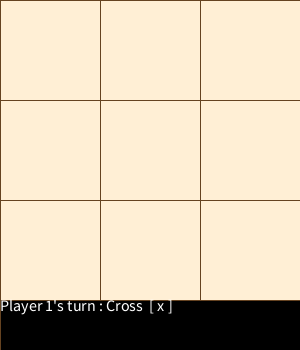
Frame 1 (no input)
Frame 60 (the mouse pressed at the canvas centre just before this capture): identical to frame 1, image omitted
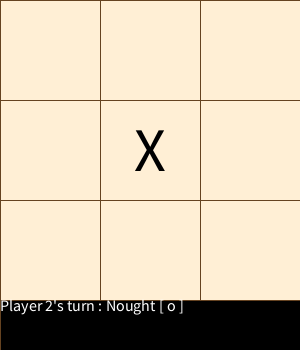
Frame 120 (the mouse held since frame 60 and released just before this capture)

The Processing sketch that drew these frames (run headless with seeded random() and noise(); from frame 60 on, the mouse is pressed at the canvas centre):

// Processing sketch: TicTacToe
// ── TicTacToe.pde
UI ui;
State state;
Player player1;
Player player2;
int turn;
boolean play = true;
int[][] result;
int who_won = -1;
boolean end = false;
boolean dont_loop = false;

void settings(){
  size(3*(UI.block_size), 7*(UI.block_size)/2);
}

void setup(){
  result = new int[2][3];
  for(int i=0;i<2;i++)
    for(int j=0;j<3;j++)
      result[i][j] = -1;
    
  ui = new UI();
  state = new State();
  int init_symbol = int(random(2));
  
  if(init_symbol == 1){
    player1 = new Player('x');
    player2 = new Player('o');
  }
  else{
    player1 = new Player('o');
    player2 = new Player('x');
  }
  turn = 1;
}

void draw(){
  if(!dont_loop){
    if(play){
      play = false;
      ui.display(state);
      state.print_me();
      if(end){
        dont_loop = true;
      }
    }
  }
}

void mousePressed(){
  
  int i,j;
  i = mouseX/UI.block_size;
  j = mouseY/UI.block_size;
  
  if(state.board[i][j] != 'b'){
  }
  else{  
    if(turn==1){
      player1.move(i,j);
      turn = 2;
    }
    else{
      player2.move(i,j);
      turn = 1;
    }
    
    if(state.analyse()){
      
      if(who_won==-1){
        char ch = state.board[result[1][0]][result[0][0]];
        if(ch == player1.c){
          who_won = 1;
        }
        else{
          who_won = 2;
        }
      }
      end = true;
    }
    
    play = true;
  }
}

// ── Player.pde
class Player{
  char c;
  Player(char c){
    this.c = c;
  }
  void move(int i, int j){
    state.board[i][j] = c;
  }
}

// ── State.pde
class State{
  char[][] board;
  State(){
    board = new char[3][3];
    for(int i=0;i<3;i++){
      for(int j=0;j<3;j++){
        board[i][j] = 'b';
      }
    }
  }
  
  void print_me(){
    for(int i=0;i<3;i++){
      for(int j=0;j<3;j++){
        print(this.board[j][i] + " ");
      }
      println();
    }
  }
  boolean analyse(){
    
    boolean flag = false;
    
    for(int i=0;i<3;i++){
      char ch = board[i][0];
      int count  = 1;
      if(ch!='b'){
        for(int j=1;j<3;j++){
          if(board[i][j] == ch){
            count++;
          }
        }
        if(count==3){
          flag = true;
          result[0][0]=result[0][1]=result[0][2]=i;
          result[1][0]=0;
          result[1][1]=1;
          result[1][2]=2;
        }
      }
    }
    
    if(!flag){
      for(int j=0;j<3;j++){
        char ch = board[0][j];
        int count  = 1;
        
        if(ch!='b'){
          for(int i=1;i<3;i++){
            if(board[i][j] == ch){
              count++;
            }
          }
          if(count==3){
            flag = true;
            result[1][0]=result[1][1]=result[1][2]=j;
            result[0][0]=0;
            result[0][1]=1;
            result[0][2]=2;
          }
        }
      }
    }
    
    if(!flag){
      if(board[0][0]==board[1][1] && board[1][1]==board[2][2] && board[0][0]!='b'){
         flag = true;
         result[0][0] = result[1][0] = 0;
         result[0][1] = result[1][1] = 1;
         result[0][2] = result[1][2] = 2;
      }
    }
    
    if(!flag){
      if(board[0][2]==board[1][1] && board[1][1]==board[2][0] && board[0][2]!='b'){
         flag = true;
         result[0][0] = 0;
         result[0][1] = 1;
         result[0][2] = 2;
         result[1][0] = 2;
         result[1][1] = 1;
         result[1][2] = 0;
      }
    }
    
    if(!flag){
      int count = 0;
      for(int i=0;i<3;i++){
        for(int j=0;j<3;j++){
          if(board[i][j]!='b'){
            count++;
          }
        }
      }
      if(count == 9){
        flag = true;
        who_won = 0;
      }
    }
    
    return flag;
  }
}

// ── UI.pde
class UI{
  static final int block_size = 100;
  
  UI(){
  }
  
  void display(State state){
    background(255);
    for(int i=0; i<3; i++){
      for(int j=0; j<3; j++){
        
        //draw rectangle
        stroke(101, 67, 33);
        fill(255,239,213);
        rect(i*UI.block_size, j*UI.block_size,UI.block_size,UI.block_size);
        
        if(state.board[i][j]=='b'){
        }
        else if(state.board[i][j]=='x'){
          textAlign(CENTER, CENTER);
          textSize(62);
          fill(0);
          text("X",(i+0.5)*UI.block_size, (j+0.5)*UI.block_size);
        }
        else{
          textAlign(CENTER, CENTER);
          textSize(62);
          fill(0);
          text("O",(i+0.5)*UI.block_size, (j+0.5)*UI.block_size);
        }
      }
    }
    fill(0);
    rect(0, 3*UI.block_size,3*UI.block_size,UI.block_size/2);
    textSize(16);
    textAlign(LEFT, TOP);
    fill(255);
    if(!end){
      if(turn == 1){
        if(player1.c == 'o'){
          text("Player 1\'s turn : Nought [ o ]",0, 3*UI.block_size);
        }
        else{
          text("Player 1\'s turn : Cross  [ x ]",0, 3*UI.block_size);
        }
      }
      else{
        if(player2.c == 'o'){
          text("Player 2\'s turn : Nought [ o ]",0, 3*UI.block_size);
        }
        else{
          text("Player 2\'s turn : Cross  [ x ]",0, 3*UI.block_size);
        }
      }
    }
    else{
      if(who_won==0)
        text("Game Over!, It's a draw!",0, 3*UI.block_size);
      else
        text("Player "+str(who_won)+" wins!",0, 3*UI.block_size);
    }
  }
}
